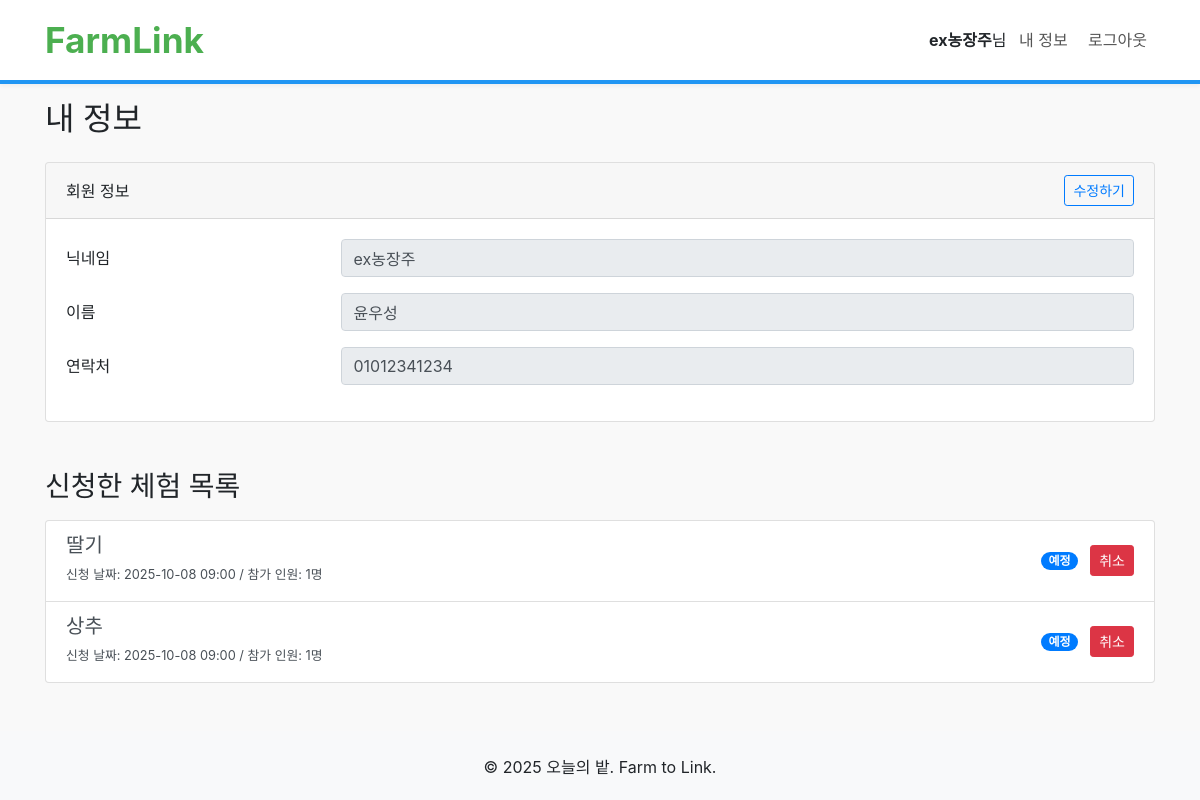
/my_info (signed in), run on the app's committed database.
### app.py (models this page shows, shortened)
class User(db.Model):
    id = db.Column(db.Integer, primary_key=True)
    nickname = db.Column(db.String(100), nullable=False)
    email = db.Column(db.String(100), unique=True, nullable=False)
    password = db.Column(db.String(255), nullable=False)
    role = db.Column(db.String(50), nullable=False, default='experiencer')
    name = db.Column(db.String(100), nullable=False)
    phone = db.Column(db.String(50), nullable=True)
    farm_address = db.Column(db.String(255), nullable=True)
    farm_size = db.Column(db.String(100), nullable=True)
    profile_image = db.Column(db.String(255), nullable=False, default='shd.png')
    farm_image = db.Column(db.String(255), nullable=True)
    profile_bio = db.Column(db.String(150), nullable=True)
    applications = db.relationship('Application', back_populates='user', cascade="all, delete-orphan")
    experiences = db.relationship('Experience', back_populates='farmer', cascade="all, delete-orphan")

class Application(db.Model):
    id = db.Column(db.Integer, primary_key=True)
    applicant_name = db.Column(db.String(100), nullable=False)
    phone_number = db.Column(db.String(50), nullable=False)
    participants_count = db.Column(db.Integer, nullable=False, default=1)
    count_adult = db.Column(db.Integer, default=0)
    count_teen = db.Column(db.Integer, default=0)
    count_child = db.Column(db.Integer, default=0)
    apply_date = db.Column(db.Date, nullable=False)
    apply_time = db.Column(db.String(50), nullable=False)
    status = db.Column(db.String(50), nullable=False, default='예정')
    user_id = db.Column(db.Integer, db.ForeignKey('user.id'), nullable=False)
    experience_id = db.Column(db.Integer, db.ForeignKey('experience.id'), nullable=False)
    can_review = db.Column(db.Boolean, default=False)
    user = db.relationship('User', back_populates='applications')
    experience = db.relationship('Experience', back_populates='applications')

class Experience(db.Model):
    id = db.Column(db.Integer, primary_key=True)
    crop = db.Column(db.String(100), nullable=False)
    location = db.Column(db.String(200), nullable=False)
    address_detail = db.Column(db.String(255), nullable=True)
    pesticide_free = db.Column(db.Boolean, default=False)
    cost = db.Column(db.Integer, nullable=False)
    duration_start = db.Column(db.Date, nullable=True)
    end_date = db.Column(db.Date, nullable=True)
    max_participants = db.Column(db.Integer, default=20)
    current_participants = db.Column(db.Integer, default=0)
    images = db.Column(db.Text, nullable=True)
    lat = db.Column(db.Float, default=36.8583)
    lng = db.Column(db.Float, default=127.2943)
    farmer_id = db.Column(db.Integer, db.ForeignKey('user.id'), nullable=False)
    notes = db.Column(db.Text, nullable=True)
    includes = db.Column(db.Text, nullable=True)
    excludes = db.Column(db.Text, nullable=True)
    timetable_data = db.Column(db.Text, nullable=True)
    phone = db.Column(db.String(50), nullable=True)
    farm_size = db.Column(db.String(100), nullable=True)
    status = db.Column(db.String(50), nullable=False, default='recruiting')
    reviews = db.relationship('Review', backref='experience', lazy=True, cascade="all, delete-orphan")
    inquiries = db.relationship('Inquiry', backref='experience', lazy=True, cascade="all, delete-orphan")
    applications = db.relationship('Application', back_populates='experience', cascade="all, delete-orphan")
    volunteer_needed = db.Column(db.Integer, default=0)
    current_volunteers = db.Column(db.Integer, default=0)
    volunteer_duties = db.Column(db.Text, nullable=True)
    has_parking = db.Column(db.Boolean, default=False, nullable=False)
    organic_certification_image = db.Column(db.String(255), nullable=True)
    organic_certification_type = db.Column(db.String(100), nullable=True)
    organic_certification_pdf = db.Column(db.String(255), nullable=True)
    farmer = db.relationship('User', back_populates='experiences')

### app.py (the view, shortened to what this page needs)
@app.route('/my_info', methods=['GET', 'POST'])
def my_info():
    if 'user_id' not in session:
        flash("로그인이 필요합니다.", "warning")
        return redirect(url_for('login_page'))
    user = User.query.get_or_404(session['user_id'])
    applications = Application.query.filter_by(user_id=user.id).order_by(Application.apply_date.desc()).all()
    return render_template('my_info.html', user=user, applications=applications)

### templates/my_info.html (shortened to what this page needs)
{% extends "layout.html" %}
{% block content %}
<div class="container my-info-container mt-3">
    <h2 class="mb-4">내 정보</h2>
    <div class="card">
        <div class="card-header d-flex justify-content-between align-items-center">
            회원 정보
            <button id="edit-btn" class="btn btn-outline-primary btn-sm">수정하기</button>
        </div>
        <div class="card-body">
            <form id="info-form" method="POST" action="{{ url_for('my_info') }}">
                <fieldset id="info-fieldset" disabled>
                    <div class="form-group row">
                        <label class="col-sm-3 col-form-label">닉네임</label>
                        <div class="col-sm-9">
                            <input type="text" name="nickname" class="form-control" value="{{ user.nickname }}">
                        </div>
                    </div>
                    <div class="form-group row">
                        <label class="col-sm-3 col-form-label">이름</label>
                        <div class="col-sm-9">
                            <input type="text" name="name" class="form-control" value="{{ user.name }}">
                        </div>
                    </div>
                    <div class="form-group row">
                        <label class="col-sm-3 col-form-label">연락처</label>
                        <div class="col-sm-9">
                            <input type="text" name="phone" class="form-control" value="{{ user.phone }}">
                        </div>
                    </div>
                </fieldset>
            </form>
        </div>
    </div>
    <h3 class="mt-5 mb-3">신청한 체험 목록</h3>
    <div class="list-group">
        {% for app in applications %}
            <div class="list-group-item list-group-item-action d-flex justify-content-between align-items-center">
                <div class="application-detail-trigger flex-grow-1"
                     data-crop="{{ app.experience.crop }}"
                     data-apply-date="{{ app.apply_date.strftime('%Y-%m-%d') }}"
                     data-apply-time="{{ app.apply_time }}"
                     data-participants="{{ app.participants_count }}"
                     data-status="{{ app.status }}"
                     data-location="{{ app.experience.address_detail }}">
                    <h5 class="mb-1">{{ app.experience.crop }}</h5>
                    <p class="mb-1">
                        <small>
                            신청 날짜: {{ app.apply_date.strftime('%Y-%m-%d') }} {{ app.apply_time }} /
                            참가 인원: {{ app.participants_count }}명
                        </small>
                    </p>
                </div>
                <div>
                    <span class="badge badge-{{ 'primary' if app.status == '예정' else 'success' }} badge-pill mr-2">{{ app.status }}</span>
                    <form action="{{ url_for('delete_application', app_id=app.id) }}" method="POST" class="d-inline" onsubmit="return confirm('정말로 이 신청을 취소하시겠습니까?');">
                        <button type="submit" class="btn btn-danger btn-sm">취소</button>
                    </form>
                </div>
            </div>
        {% else %}
            <div class="list-group-item">신청한 체험이 없습니다.</div>
        {% endfor %}
    </div>
</div>
{% endblock %}

### templates/layout.html (shortened to what this page needs)
<!DOCTYPE html>
<html lang="ko">
<head>
    <link href="https://stackpath.bootstrapcdn.com/bootstrap/4.5.2/css/bootstrap.min.css" rel="stylesheet">
    <link rel="stylesheet" href="https://cdnjs.cloudflare.com/ajax/libs/font-awesome/6.5.2/css/all.min.css"/>
    <link rel="stylesheet" href="{{ url_for('static', filename='css/style.css') }}">
</head>
<body class="{% block page_class %}{% endblock %}">
    <header class="header-{{ session.get('role', 'experiencer') }}">
    <div class="container header-content">
        <a href="/" class="logo">FarmLink</a>
        <nav class="user-menu">
            {% if session.get('user_id') %}
                <strong>{{ session.get('nickname') }}</strong>님
                <a href="{{ url_for('my_info') }}">내 정보</a>
                <a href="{{ url_for('logout') }}">로그아웃</a>
            {% else %}
                <a href="{{ url_for('login_page') }}">로그인</a>
                <a href="{{ url_for('register_page') }}">회원가입</a>
            {% endif %}
        </nav>
    </div>
</header>
<main>
    {% block content %}{% endblock %}
</main>
    <footer class="text-center mt-5 py-4 bg-light">
        <p class="mb-0">&copy; 2025 오늘의 밭. Farm to Link.</p>
    </footer>
</body>
</html>

### static/css/style.css (style rules this page uses)
body { background-color: #f9f9f9; }
header { background-color: #fff; box-shadow: 0 2px 4px rgba(0,0,0,0.05); transition: border-color 0.3s ease; border-bottom: 4px solid #f8f9fa; }
header.header-experiencer { border-bottom-color: #2196F3; }
.header-content { display: flex; justify-content: space-between; align-items: center; min-height: 80px; }
.logo { font-size: 2.2rem; font-weight: 700; color: #4CAF50 !important; text-decoration: none; }
.user-menu a { color: #555; margin: 0 8px; text-decoration: none; }
.application-detail-trigger { cursor: pointer; }

### data on the page
User: get "ex농장주", nickname "ex농장주", name "윤우성", phone "01012341234"
Application: experience.crop "딸기", apply_date "2025-10-08", apply_time "09:00", participants_count "1", status "예정"
Application: experience.crop "상추", apply_date "2025-10-08", apply_time "09:00", participants_count "1", status "예정"
